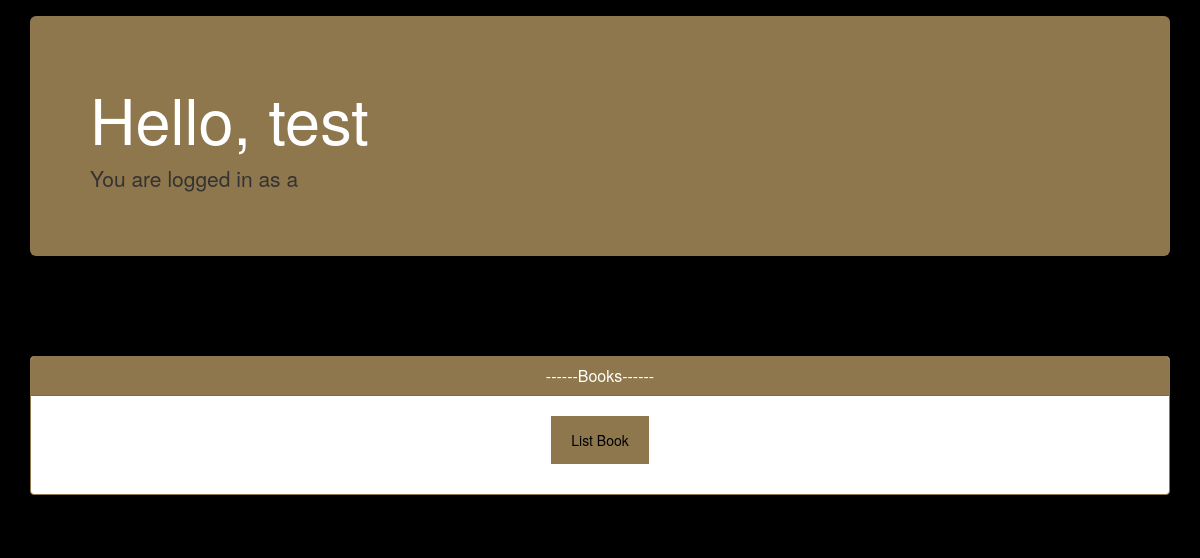
Before: /books/ (signed in) with the older database file.
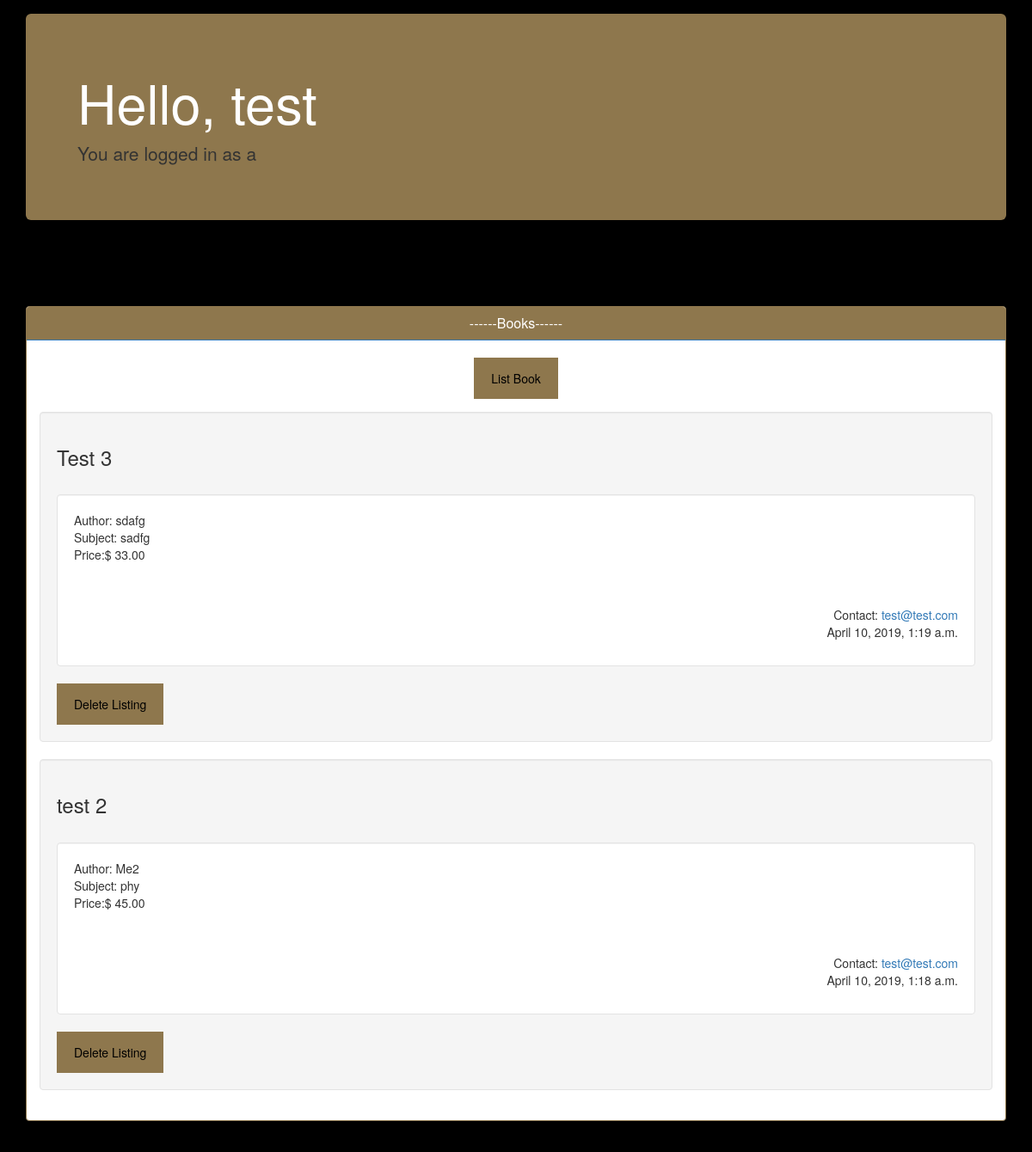
After: the same page with the newer database file.
### accounts/models.py (models this page shows, shortened)
class CustomUser(AbstractUser):
    USER_TYPE_CHOICES = (
        ('Student', 'Student'),
        ('Tutor', 'Tutor'),
        ('Professor', 'Professor'),
    )
    user_type = models.CharField(max_length=100, choices=USER_TYPE_CHOICES, null=True)
    def is_student(self):
        user = self
        if user.user_type == 'Student':
            return True
        else:
            return False
    def is_tutor(self):
        user = self
        if user.user_type == 'Tutor':
            return True
        else:
            return False
    def is_professor(self):
        user = self
        if user.user_type == 'Professor':
            return True
        else:
            return False

### books/models.py (models this page shows, shortened)
class Books(models.Model):
    user = models.ForeignKey(settings.AUTH_USER_MODEL, on_delete=models.CASCADE)
    title = models.CharField(max_length=200)
    author = models.CharField(max_length=200)
    subject = models.CharField(max_length=200)
    price = models.DecimalField(max_digits=5, decimal_places=2)
    creation_date = models.DateTimeField(default=timezone.now)
    published_date = models.DateTimeField(blank=True, null=True)

### books/views.py (the view)
# urls.py: path('', views.book_list, name='book_list'),
def book_list(request):
    books = Books.objects.filter(published_date__lt=timezone.now()).order_by('-published_date')
    return render(request, 'books.html', {'books': books})

### templates/books.html (shortened to what this page needs)
<!DOCTYPE html>
<html lang="en">
<head>
</head>
{% extends 'base.html' %}
{% block content %}
    {% if user.is_authenticated %}
         <div class="row">
            <div class="col-md-12">
                <div class="panel panel-primary" style="border-color: #8e774d">
                    <div class="panel-heading" style="background-color: #8e774d">
                        <h3 class="panel-title" style="text-align: center">------Books------</h3>
                      </div>
                        <br>
                        <div style="text-align: center">
                        <button style="width:auto; position: center"><a style="color: black" href="{% url 'book_new' %}">
                            List Book</a></button>
                        </div>
                      <div class="panel-body">
                        {% for book in books %}
                        <div class="well">
                              <h3>{{ book.title }}</h3>
                              <br>
                            <div style="background-color:white" class="well">
                                <p>Author: {{ book.author }}
                                <br>
                                Subject: {{ book.subject }}
                                <br>
                                Price:$ {{ book.price }}</p>
                                <br>
                                <br>
                                 <p style="text-align: right">Contact: <a href="mailto:{{ book.user.email }}">{{ book.user.email }}</a>
                                 {{ book.published_date }}
                                 </p>
                            </div>
                        <button style="width:auto; position: center"><a style="color: black" href="{% url 'book_delete' pk=book.pk %}">Delete Listing</a></button>
                         </div>
                          {% endfor %}
                      </div>
                </div>
            </div>
        </div>
    </div>
        </body>
    {% else %}
        <p style="color: #8e774d">You are not logged in</p>
    {% endif %}
{% endblock %}

### templates/base.html (shortened to what this page needs)
<!DOCTYPE html>
<html lang="en">
{%  load static %}
<head>
    <link rel="stylesheet" href="https://maxcdn.bootstrapcdn.com/bootstrap/3.3.2/css/bootstrap.min.css">
</head>
<body style="background-color: black">
    <div class="container">
        <div class="jumbotron" style="background-color: #8e774d">
            {% if user.is_authenticated %}
                <h1 style="color: white">Hello, {{ user.username }}</h1>
                <p>You are logged in as a
                </p>
            {% else %}
                <h1 style="color: white">Oakland Connect</h1>
                <p>Services for a better learning experience!</p>
            {% endif %}
        </div>
        <nav class="navbar navbar-default" style="background-color: black; border-color: black">
        </nav>
	{% block content %}
	{% endblock %}
</body>
</html>

### templates/books.html (style rules this page uses)
body { font-family: Arial, Helvetica, sans-serif; }
button { background-color: #8e774d; color: white; padding: 14px 20px; margin: 8px 0; border: none; cursor: pointer; width: 100%; position: center; }
.container { padding: 16px; }

Changed rows visible on the page:
added Books: title "Test 3", author "sdafg", subject "sadfg", price "33.00", user.email "test@test.com", published_date "April 10, 2019, 1:19 a.m."
added Books: title "test 2", author "Me2", subject "phy", price "45.00", user.email "test@test.com", published_date "April 10, 2019, 1:18 a.m."
